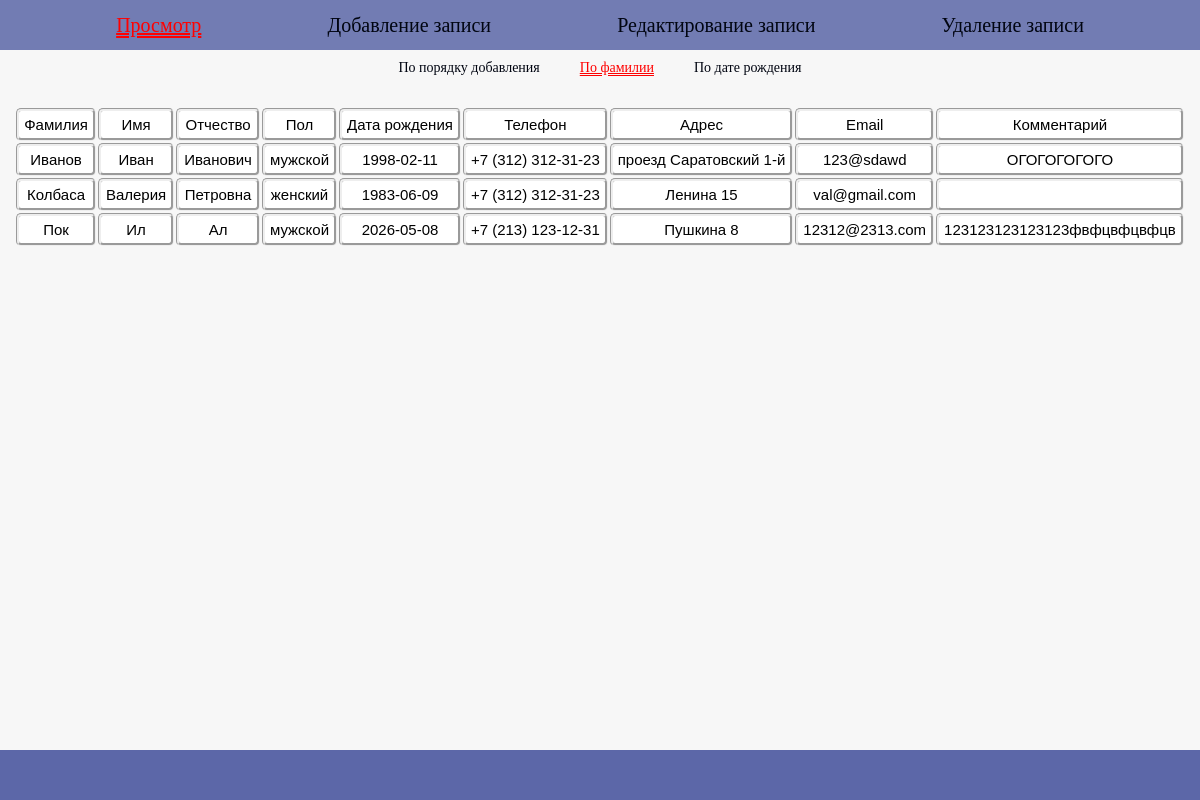
The app's page /index.php?page=view&sort=surname with its own data.
### tables this page shows
CREATE TABLE contacts (
        id INTEGER PRIMARY KEY AUTOINCREMENT,
        surname TEXT NOT NULL,
        name TEXT NOT NULL,
        lastname TEXT DEFAULT '',
        gender TEXT DEFAULT '',
        birth_date TEXT,
        phone TEXT DEFAULT '',
        location TEXT DEFAULT '',
        email TEXT DEFAULT '',
        comment TEXT DEFAULT '',
        created_at TEXT DEFAULT CURRENT_TIMESTAMP
    );

### viewer.php (the view, shortened to what this page needs)
<?php
function get_viewer($sort = 'id', $page = 1)
{
    $db = get_db();
    $columns = array(
        'id'      => 'id',
        'surname' => 'surname',
        'date'    => 'birth_date',
    );
    $order = isset($columns[$sort]) ? $columns[$sort] : 'id';
    $per_page = 10;
    $page = (int) $page;
    $offset = ($page - 1) * $per_page;
    $res = $db->query("SELECT * FROM contacts ORDER BY $order ASC LIMIT $per_page OFFSET $offset");
    $html = '<table>';
    $html .= '<tr>'
        . '<td>Фамилия</td><td>Имя</td><td>Отчество</td><td>Пол</td>'
        . '<td>Дата рождения</td><td>Телефон</td><td>Адрес</td>'
        . '<td>Email</td><td>Комментарий</td>'
        . '</tr>';
    foreach ($res as $row) {
        $html .= '<tr>'
            . '<td>' . htmlspecialchars($row['surname']) . '</td>'
            . '<td>' . htmlspecialchars($row['name']) . '</td>'
            . '<td>' . htmlspecialchars($row['lastname']) . '</td>'
            . '<td>' . htmlspecialchars($row['gender']) . '</td>'
            . '<td>' . htmlspecialchars($row['birth_date']) . '</td>'
            . '<td>' . htmlspecialchars($row['phone']) . '</td>'
            . '<td>' . htmlspecialchars($row['location']) . '</td>'
            . '<td>' . htmlspecialchars($row['email']) . '</td>'
            . '<td>' . htmlspecialchars($row['comment']) . '</td>'
            . '</tr>';
    }
    $html .= '</table>';
    return $html;
}

### style.css (style rules this page uses)
:root { --color_a: rgb(1, 5, 17); --back_a: rgba(92, 103, 168, 0.541); }
html { font-family: sans-serif; font-size: 17px; }
body { padding: 0; margin: 0; font-family: sans-serif; background-color: rgb(247, 247, 247); font-size: 20px; }
*, *::after, *::before { box-sizing: border-box; }
table { margin: 0 auto; font-size: 15px; }
td { background-color: white; padding: 5px; margin: 500px; border-radius: 5px; border:groove; }

### records on screen
contacts: surname "Иванов", name "Иван", lastname "Иванович", gender "мужской", birth_date "1998-02-11", phone "+7 (312) 312-31-23", location "проезд Саратовский 1-й", email "123@sdawd", comment "ОГОГОГОГОГО"
contacts: surname "Колбаса", name "Валерия", lastname "Петровна", gender "женский", birth_date "1983-06-09", phone "+7 (312) 312-31-23", location "Ленина 15", email "val@gmail.com"
contacts: surname "Пок", name "Ил", lastname "Ал", gender "мужской", birth_date "2026-05-08", phone "+7 (213) 123-12-31", location "Пушкина 8", email "12312@2313.com", comment "123123123123123фвфцвфцвфцв"

### other values on screen
$label "Просмотр"
$label "Добавление записи"
$label "Редактирование записи"
$label "Удаление записи"
$label "По порядку добавления"
$label "По фамилии"
$label "По дате рождения"
